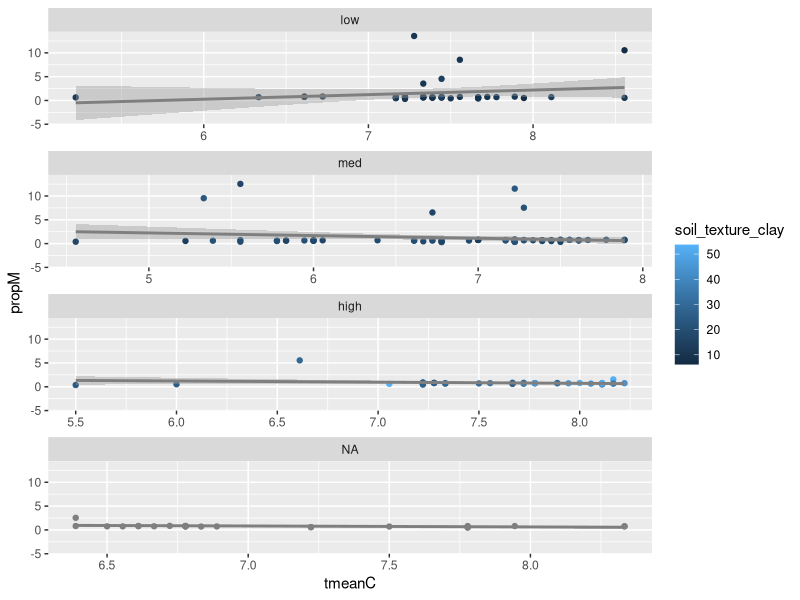
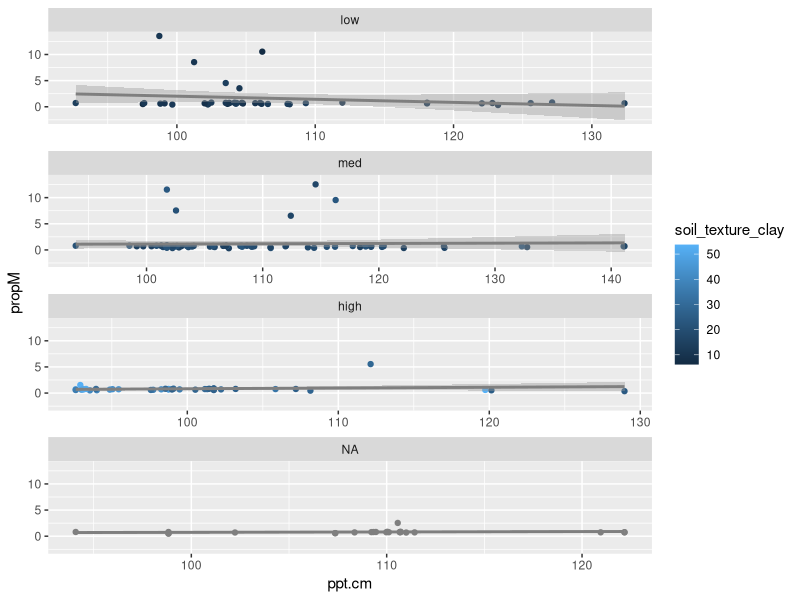
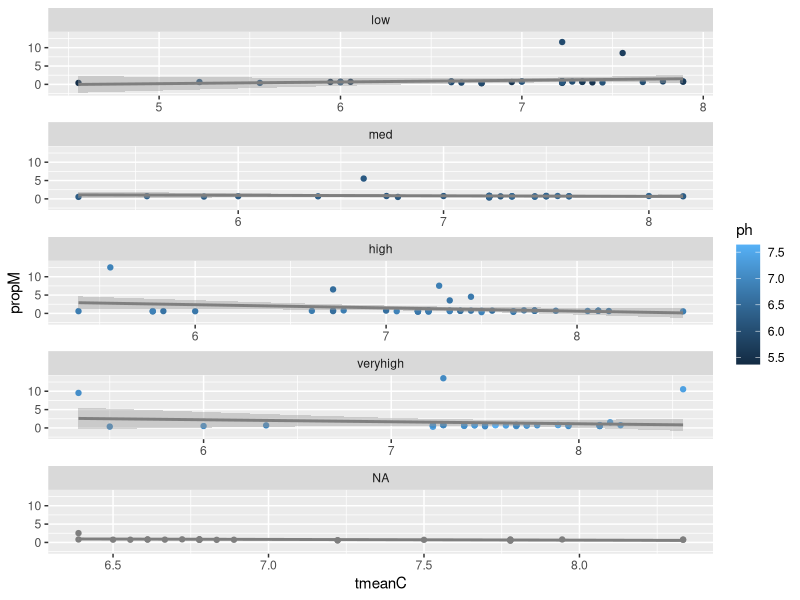
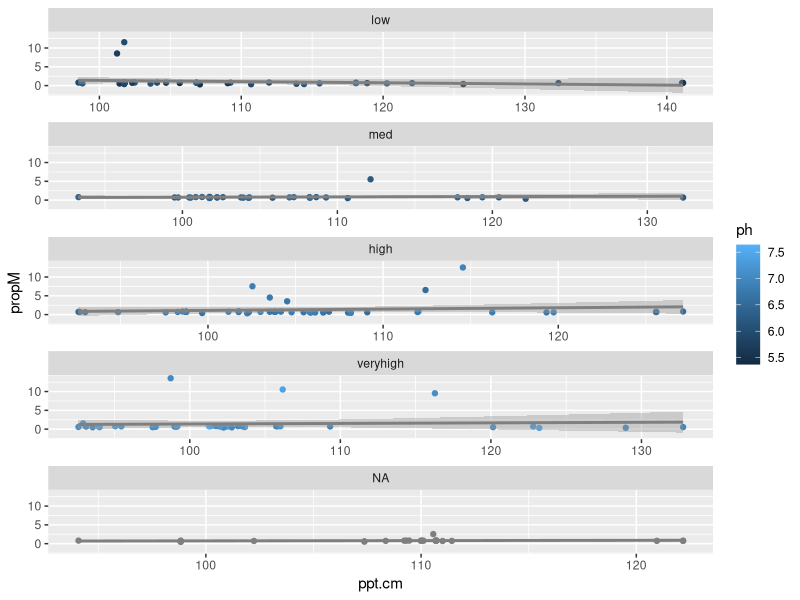
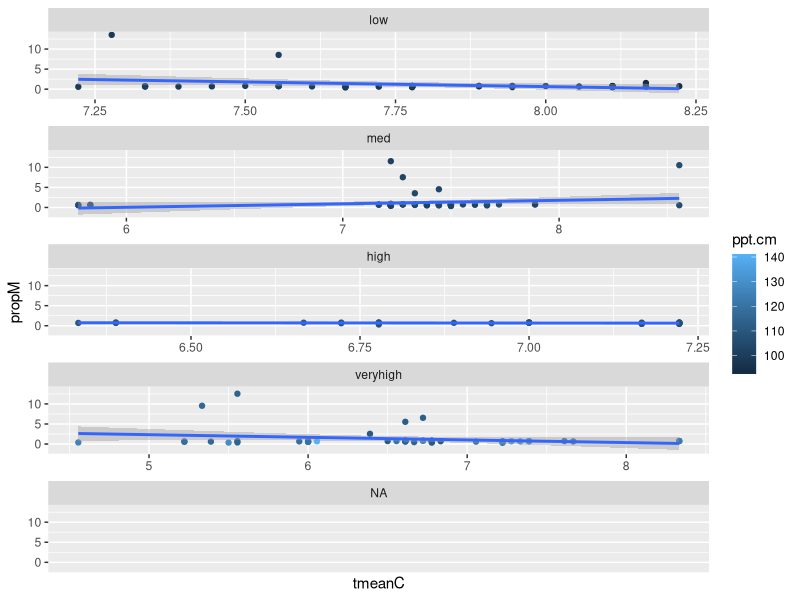
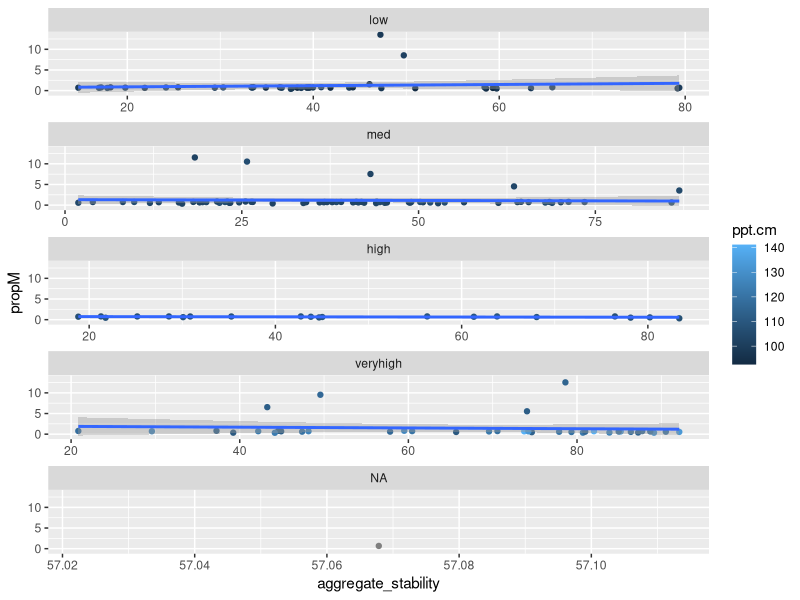
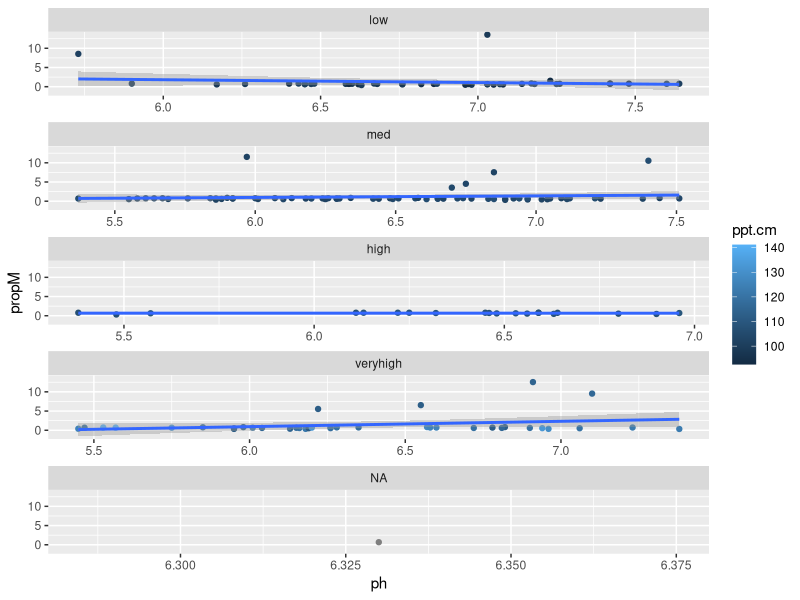
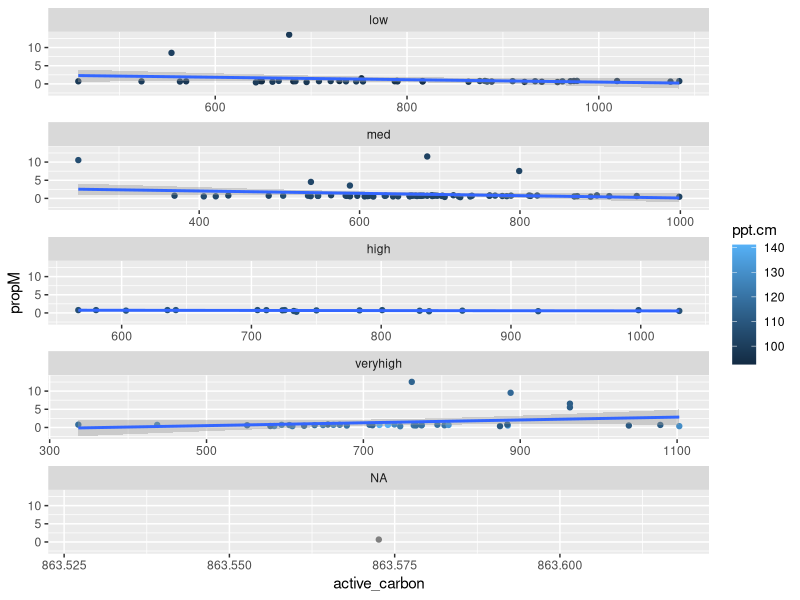

The R source for these figures, in order: (Note: this script raises an error after producing the figures.)
#Creating Linear Models and Graphing Relationships with Proporation of MAOM

#setwd("/Users/f003833/Documents/GitHub/FracFarmVT") #caitlin
setwd("C:/Users/F004SPC/Documents/GitHub/FracFarmVT") #erin

#load your libraries
library(tidyverse)
library(ggplot2)
library(dplyr)
library(corrplot)
library(emmeans)
library(nlme)
library(ggeffects)

##call in the analytical data
#Frac <- read.csv(file="Frac.csv", header=TRUE, sep=",")
#Loc <- read.csv(file="Location.csv", header=TRUE, sep=",")
#Mang <- read.csv(file="Mang.csv", header=TRUE, sep=",") 
#Master <- read.csv(file="Master.csv", header=TRUE, sep=",", fileEncoding="latin1")
#PRISM2annual <- read.csv(file="PRISM2annual.csv", header=TRUE, sep=",")

data <- read.csv(file="fracData.csv", header=TRUE, sep=",")

# join tables
#fracData<-Frac %>%
#  left_join(.,Mang,by="Field_Code")
# fracData<-fracData %>%
#     left_join(.,Master,by=c("Field_Code", "soil_texture_class")) 
# fracData<-fracData %>%
#   left_join(.,PRISM2annual,by="Field_Code")
# names(fracData)

#linear model
#First, graphically explore relationships among variables
#look for interactions between independent variables

#interactions with clay
View (data)
data <- data %>% 
  mutate(claycategory=cut(soil_texture_clay, breaks=c(-Inf, 14, 24, Inf), labels=c("low","med", "high")))

ggplot(data=data, aes(x=tmeanC, y=propM, col=soil_texture_clay))+ 
  geom_point()+
  geom_smooth(method=lm)+
  facet_wrap(~ claycategory, ncol=1, scales="free_x")

ggplot(data=data, aes(x=ppt.cm, y=propM, col=soil_texture_clay))+ 
  geom_point()+
  geom_smooth(method=lm)+
  facet_wrap(~ claycategory, ncol=1, scales="free_x")

#interactions with ph
data <- data %>% 
  mutate(phcategory=cut(ph, breaks=c(-Inf,6.17, 6.52, 6.93, Inf), labels=c("low","med","high", "veryhigh")))

ggplot(data=data, aes(x=tmeanC, y=propM, col=ph))+ 
  geom_point()+
  geom_smooth(method=lm)+
  facet_wrap(~ phcategory, ncol=1, scales="free_x")


ggplot(data=data, aes(x=ppt.cm, y=propM, col=ph))+ 
  geom_point()+
  geom_smooth(method=lm)+
  facet_wrap(~ phcategory, ncol=1, scales="free_x")

#interactions with ppt
data <- data %>% 
  mutate(pptcategory=cut(ppt.cm, breaks=c(-Inf,101.4, 106.4, 110.0, Inf), labels=c("low","med","high", "veryhigh")))

ggplot(data=data, aes(x=tmeanC, y=propM, col=ppt.cm))+ 
  geom_point()+
  geom_smooth(method=lm)+
  facet_wrap(~ pptcategory, ncol=1, scales="free_x")


ggplot(data=data, aes(x=aggregate_stability, y=propM, col=ppt.cm))+ 
  geom_point()+
  geom_smooth(method=lm)+
  facet_wrap(~ pptcategory, ncol=1, scales="free_x")


ggplot(data=data, aes(x=ph, y=propM, col=ppt.cm))+ 
  geom_point()+
  geom_smooth(method=lm)+
  facet_wrap(~ pptcategory, ncol=1, scales="free_x")


ggplot(data=data, aes(x=active_carbon, y=propM, col=ppt.cm))+ 
  geom_point()+
  geom_smooth(method=lm)+
  facet_wrap(~ pptcategory, ncol=1, scales="free_x")

#interactions with aggregate stability
summary(data$aggregate_stability)

data <- data %>% 
  mutate(agStcategory=cut(aggregate_stability, breaks=c(-Inf,29.8, 46.7, 63.7, Inf), labels=c("low","med","high", "veryhigh")))

ggplot(data=data, aes(x=ph, y=propM, col=aggregate_stability))+ 
  geom_point()+
  geom_smooth(method=lm)+
  facet_wrap(~ agStcategory, ncol=1, scales="free_x")


ggplot(data=data, aes(x=ppt.cm, y=propM, col=aggregate_stability))+ 
  geom_point()+
  geom_smooth(method=lm)+
  facet_wrap(~ agStcategory, ncol=1, scales="free_x")

ggplot(data=data, aes(x=tmeanC, y=propM, col=aggregate_stability))+ 
  geom_point()+
  geom_smooth(method=lm)+
  facet_wrap(~ agStcategory, ncol=1, scales="free_x")


ggplot(data=data, aes(x=soil_texture_clay, y=propM, col=aggregate_stability))+ 
  geom_point()+
  geom_smooth(method=lm)+
  facet_wrap(~ agStcategory, ncol=1, scales="free_x")

ggplot(data=data, aes(x=active_carbon, y=propM, col=aggregate_stability))+ 
  geom_point()+
  geom_smooth(method=lm)+
  facet_wrap(~ agStcategory, ncol=1, scales="free_x")

##start here again

#Models
#Correlation plot
cordata <- cor(data[,c("propM","ph","ppt.cm","tmeanC","aggregate_stability","soil_texture_clay","active_carbon")], use="pairwise.complete.obs", method="pearson")
corrplot(cordata)
view(cordata)
##Linear Mixed Model for dependent variable (propM)

#test without random effect, because only one value per field

m1=gls(propM~ppt.cm*soil_texture_clay+
         soil_texture_clay*tmeanC+ppt.cm*tmeanC+aggregate_stability+active_carbon+ 
         ph, data=data, na.action=na.exclude, method="ML")
summary(m1)
anova(m1)

#new mb test


mb=gls(propM~ppt.cm*tmeanC+aggregate_stability+active_carbon+ 
         ph+ppt.cm*soil_texture_clay+
         soil_texture_clay*tmeanC, data=data, na.action=na.exclude, method="ML")
summary(mb)
anova(mb)


#anova for different field types 

mType=aov(aggregate_stability~Type.x, data=data, na.action=na.exclude) 
summary(mType)
TukeyHSD(mType)


mType=aov(propM~Type.x, data=data, na.action=na.exclude) 
summary(mType)
TukeyHSD(mType)

#box plot

#check if variance structure improves the model, it does not (to test, both methods were set to REML)
m1a=gls(propM~ppt.cm*soil_texture_clay+
          soil_texture_clay*tmeanC+ppt.cm*tmeanC+aggregate_stability+active_carbon+ 
          ph, data=data, na.action=na.exclude, weights = varFixed(~propM), method="REML")
anova(m1, m1a) #adding variance structure does not improve the model

m2=gls(propM~ppt.cm*soil_texture_clay+
         soil_texture_clay*tmeanC+ppt.cm*tmeanC+aggregate_stability+active_carbon,
       data=data, na.action=na.exclude, method="ML")

anova(m1,m2)
anova(m2)

m3=gls(propM~ppt.cm+
         soil_texture_clay*tmeanC+ppt.cm*tmeanC+aggregate_stability+
         active_carbon,
       data=data, na.action=na.exclude, method="ML")

anova(m2,m3)
anova(m3)

m4=gls(propM~ppt.cm+soil_texture_clay+
         tmeanC+aggregate_stability+
         active_carbon,
       data=data, na.action=na.exclude, method="ML")

anova(m3,m4)
anova(m4)

m5=gls(propM~ppt.cm+soil_texture_clay+
         aggregate_stability+
         active_carbon,
       data=data, na.action=na.exclude, method="ML")

anova(m4,m5)
anova(m5)

#above is if you want to drop non significant predictors until all are significant as model selection, but there is really no need. 
#I would stick with model 1

#check assumptions, distrubution of residuals

m1=gls(propM~ppt.cm*soil_texture_clay+
         soil_texture_clay*tmeanC+ppt.cm*tmeanC+aggregate_stability+active_carbon+ 
         ph, data=data, na.action=na.exclude, method="REML")
summary(m1)
anova(m1)

F_Final <- fitted(m1)
R_Final <- residuals(m1, type = "pearson", scaled = TRUE)
N = !is.na(data$propM)
Rfull <- NA
Rfull[N] <- R_Final
op <- par(mfrow = c(2,2), mar = c(5,4,1,1))  #I can't figure this part out
plot(F_Final, R_Final)
hist(Rfull)
plot(Rfull ~ data$aggregate_stability)
plot(Rfull ~ data$soil_texture_clay)
plot(Rfull ~ data$active_carbon)
plot(Rfull ~ data$tmeanC)
plot(Rfull ~ data$ppt.cm)
plot(Rfull ~ data$ph)
par(op)

#partial residuals to test that the relationship is linear
#do these for each of the significant predictors (do green and red lines match?)

op <- par(mfrow = c(2,2), mar = c(5,4,1,1)) #this makes it so all the graphs are plotted in the same window (a 2 x 2 grid)

ppt.cm.c <- summary(m1)$coefficients[2] #predictor coefficient
ppt.cm.pr <- Rfull + ppt.cm.c*data$ppt.cm  #Residuals + pred coef * predictor value
{scatter.smooth(data$ppt.cm, ppt.cm.pr, 
                lpars = list(col = "green", lwd = 3, lty = 3)) #residual loess
  abline(lm(ppt.cm.c*data$ppt.cm ~ data$ppt.cm), col = "red")} 

soil_texture_clay.c <- summary(m1)$coefficients[3] #predictor coefficient
soil_texture_clay.pr <- Rfull + soil_texture_clay.c*data$soil_texture_clay  #Residuals + pred coef * predictor value
{scatter.smooth(data$soil_texture_clay, soil_texture_clay.pr, 
                lpars = list(col = "green", lwd = 3, lty = 3)) #residual loess
  abline(lm(soil_texture_clay.c*data$soil_texture_clay ~ data$soil_texture_clay), col = "red")} 

aggregate_stability.c <- summary(m1)$coefficients[5] #predictor coefficient
aggregate_stability.pr <- Rfull + aggregate_stability.c*data$aggregate_stability  #Residuals + pred coef * predictor value
{scatter.smooth(data$aggregate_stability, aggregate_stability.pr, 
                lpars = list(col = "green", lwd = 3, lty = 3)) #residual loess
  abline(lm(aggregate_stability.c*data$aggregate_stability ~ data$aggregate_stability), col = "red")} 

active_carbon.c <- summary(m1)$coefficients[6] #predictor coefficient
active_carbon.pr <- Rfull + active_carbon.c*data$active_carbon  #Residuals + pred coef * predictor value
{scatter.smooth(data$active_carbon, active_carbon.pr, 
                lpars = list(col = "green", lwd = 3, lty = 3)) #residual loess
  abline(lm(active_carbon.c*data$active_carbon ~ data$active_carbon), col = "red")} 

par(op)

#Visualize significant relationships

#own_theme below sets ggplot parameters for how plots should look. 
own_theme <- theme_bw(base_size = 11) +
  theme(rect = element_blank(),
        axis.ticks = element_line(color = "black"),
        axis.text = element_text(color = "black"),
        axis.line = element_line(color = "black"),
        panel.grid.minor = element_blank())

#for aggregate stability
pred_aggregate_stability <- ggpredict(m1, terms = c("aggregate_stability"))
mgMAOM_aggregate_stability <-data %>% 
  ggplot() +
  geom_point(aes(x = aggregate_stability, y = propM), #plot your data
             size = 1.5, alpha = 0.5) +
  geom_line(pred_aggregate_stability, mapping = aes(x=x, y=predicted), #plot the model's prediction (based on linear )
            lwd = 1) +
  own_theme+
  theme(legend.position = "none") +
  scale_y_continuous(expression("mg C in MAOM per g soil"))+
  scale_x_continuous(expression("aggregate_stability"),
                     label = scales::comma) 
mgMAOM_aggregate_stability
ggsave("mgMAOM_aggregate_stability.jpeg", width = 4, height = 3)


#ppt
pred_ppt <- ggpredict(m1, terms = c("ppt.cm"))
mgMAOM_ppt <-data %>% 
  ggplot() +
  geom_point(aes(x = ppt.cm, y = propM), #plot your data
             size = 1.5, alpha = 0.5) +
  geom_line(pred_ppt, mapping = aes(x=x, y=predicted), #plot the model's prediction (based on linear )
            lwd = 1) +
  own_theme+
  theme(legend.position = "none") +
  scale_y_continuous(expression("mg C in MAOM per g soil"))+
  scale_x_continuous(expression("Mean Annual Precipitation (cm)"),
                     label = scales::comma) 
mgMAOM_ppt
ggsave("mgMAOM_ppt.jpeg", width = 4, height = 3)


#for clay # not sig different from zero, a little negative
pred_soil_texture_clay <- ggpredict(m1, terms = c("soil_texture_clay"))
mgMAOM_soil_texture_clay <-data %>% 
  ggplot() +
  geom_point(aes(x = soil_texture_clay, y = propM), #plot your data
             size = 1.5, alpha = 0.5) +
  geom_line(pred_soil_texture_clay, mapping = aes(x=x, y=predicted), #plot the model's prediction (based on linear )
            lwd = 1) +
  own_theme+
  theme(legend.position = "none") +
  scale_y_continuous(expression("mg C in MAOM per g soil"))+
  scale_x_continuous(expression("clay"),
                     label = scales::comma) 
mgMAOM_soil_texture_clay
ggsave("mgMAOM_soil_texture_clay.jpeg", width = 4, height = 3)


#for active_carbon
pred_active_carbon <- ggpredict(m1, terms = c("active_carbon"))
mgMAOM_active_carbon <-data %>% 
  ggplot() +
  geom_point(aes(x = active_carbon, y = propM), #plot your data
             size = 1.5, alpha = 0.5) +
  geom_line(pred_active_carbon, mapping = aes(x=x, y=predicted), #plot the model's prediction (based on linear )
            lwd = 1) +
  own_theme+
  theme(legend.position = "none") +
  scale_y_continuous(expression("mg C in MAOM per g soil"))+
  scale_x_continuous(expression("active_carbon"),
                     label = scales::comma) 
mgMAOM_active_carbon
ggsave("mgMAOM_active_carbon.jpeg", width = 4, height = 3)

#analyze data by field type. group by and color by field type this code is in progress
#exploration
mgMAOM_active_carbonbyField <-data %>% 
  ggplot() +
  geom_point(aes(x = active_carbon, y = propM, color=Type.x), 
             size = 1.5, alpha = 0.5) +
  #geom_smooth() +
  own_theme+
  #theme(legend.position = "none") +
  scale_y_continuous(expression("mg C in MAOM per g soil"))+
  scale_x_continuous(expression("active_carbon"),
                     label = scales::comma) 
mgMAOM_active_carbonbyField
ggsave("mgMAOM_active_carbonbyField.jpeg", width = 4, height = 3)
